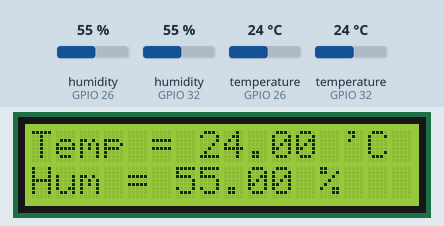
Simulated run of this sketch. Board: ESP32. Shown: 16×2 character LCD. The test bench sets the inputs (shaded band); at power-on: humidity (sensors on GPIO 26, GPIO 32) 55 %, temperature (sensors on GPIO 26, GPIO 32) 24 °C. What the sketch prints to the serial monitor is not drawn.

Above: at 1.2 s.
1.3 s: humidity (sensor on GPIO 26) set to 22 %
At 11.4 s:
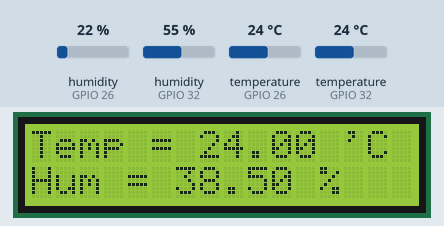
11.7 s: humidity (sensor on GPIO 32) set to 22 %
At 21.5 s:
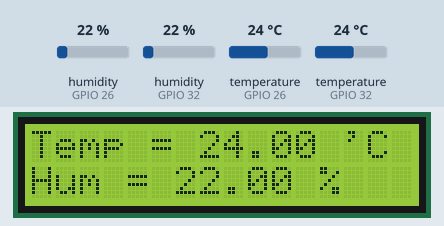
21.8 s: temperature (sensor on GPIO 26) set to 12 °C
At 31.6 s:
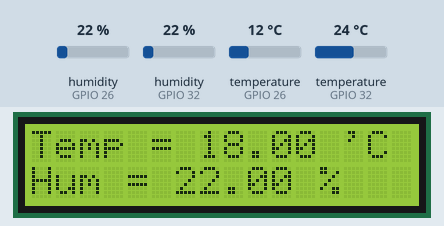
31.9 s: temperature (sensor on GPIO 32) set to 12 °C
At 41.7 s:
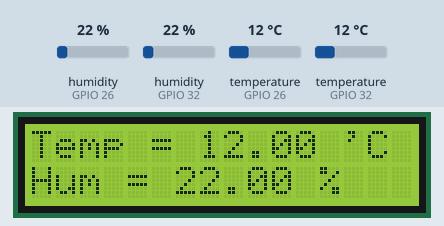
42.0 s: humidity (sensor on GPIO 26) set to 40 %
At 51.7 s:
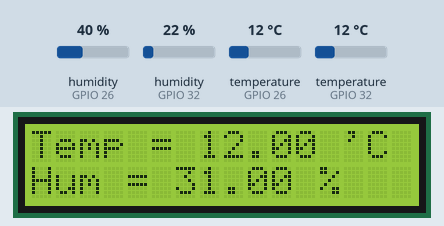
52.1 s: humidity (sensor on GPIO 32) set to 40 %
At 61.8 s:
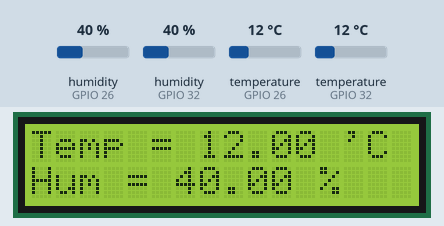
Timing chart, 0 to 63.2 s (numbered marks = the images above; inputs shaded):
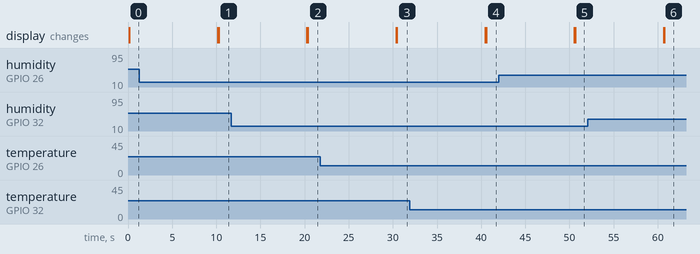

The sketch:

SLAVE1_FIX.ino
```cpp
#include "DHT.h"
#include <WiFi.h>
#include <esp_now.h>
#include <LiquidCrystal_I2C.h>

// Definisikan tipe sensor DHT
#define DHTTYPE DHT22 // Atau ganti dengan DHT22 jika menggunakan DHT22

// Pin untuk sensor DHT
#define DHTPIN1 26
#define DHTPIN2 32

LiquidCrystal_I2C LCD = LiquidCrystal_I2C(0x27, 16, 2);

// Inisialisasi sensor DHT
DHT dht1(DHTPIN1, DHTTYPE);
DHT dht2(DHTPIN2, DHTTYPE);

// mac address tujuan
uint8_t mac_addr_tujuan[] = {0xE4, 0x65, 0xB8, 0xE7, 0x05, 0x1C};

// struktur data yang diterima
typedef struct struct_message {
  char a[32];
  float b;
  float c;
} struct_message;
struct_message data_ku;

// variabel untuk jeda kirim
unsigned long waktu_sebelum, interval=2000;

// variabel peerInfo
esp_now_peer_info_t peerInfo;

// callback Jika data terkirim
void cb_terkirim(const uint8_t *mac_addr, esp_now_send_status_t status) {
  Serial.print("\r\nStatus Pengiriman: ");
  Serial.println(status == ESP_NOW_SEND_SUCCESS ? "Sukses" : "Gagal");
}

void setup() {
  Serial.begin(9600);
  Serial.println("Membaca dua sensor DHT!");

  // Memulai sensor
  dht1.begin();
  dht2.begin();

  LCD.init();
  LCD.backlight();
  LCD.setCursor(0, 0);

// mengatur esp ke mode station
  WiFi.mode(WIFI_STA);

  // inisialisasi espnow
  if (esp_now_init() != ESP_OK) {
    Serial.println("Gagal Inisialisasi espnow");
    return;
  }

  // mendaftarkan fungsi callback
  esp_now_register_send_cb(cb_terkirim);

  // Mendata Peer / Kawan
  memcpy(peerInfo.peer_addr, mac_addr_tujuan, 6);
  peerInfo.channel = 0;
  peerInfo.encrypt = false;

  // Menambahkan Peer / Kawan
  if (esp_now_add_peer(&peerInfo) != ESP_OK){
    Serial.println("Gagal Menambah Peer");
    return;
  }

}

void loop() {
  // Membaca kelembaban dan suhu dari sensor pertama
  float humidity1 = dht1.readHumidity();
  float temperature1 = dht1.readTemperature();

  // Membaca kelembaban dan suhu dari sensor kedua
  float humidity2 = dht2.readHumidity();
  float temperature2 = dht2.readTemperature();

  // Memeriksa apakah ada pembacaan yang gagal dan mencoba lagi
  if (isnan(humidity1) || isnan(temperature1) || isnan(humidity2) || isnan(temperature2)) {
    Serial.println("Gagal membaca dari sensor DHT!");
    delay(2000); // Tunggu sebelum mencoba lagi
    return;
  }

  // Tampilkan hasil pembacaan dari sensor pertama
  Serial.print("Sensor 1 - Kelembaban: ");
  Serial.print(humidity1);
  Serial.print(" %\t");
  Serial.print("Suhu: ");
  Serial.print(temperature1);
  Serial.println(" *C");

  // Tampilkan hasil pembacaan dari sensor kedua
  Serial.print("Sensor 2 - Kelembaban: ");
  Serial.print(humidity2);
  Serial.print(" %\t");
  Serial.print("Suhu: ");
  Serial.print(temperature2);
  Serial.println(" *C");

    data_ku.b = humidity1+humidity2;

    data_ku.c = temperature1+temperature2;

    // Mengirim Data
    esp_now_send(mac_addr_tujuan, (uint8_t *) &data_ku, sizeof(data_ku));

    // update waktu_sebelum
    waktu_sebelum = millis();
    LCD.setCursor(0, 0);
    LCD.print("Temp = " + String(data_ku.c/2) + " 'C");
    LCD.setCursor(0, 1);
    LCD.print("Hum = " + String(data_ku.b/2) + " %");

    delay(10000);
    LCD.clear();
     //delay 30 menit

}
```

Measured:
- after the input at 1.3 s, the display: first differs from a run without the input after 9.0 s (image 1)
- after the input at 11.7 s, the display: first differs from a run without the input after 8.7 s (image 2)
- after the input at 21.8 s, the display: first differs from a run without the input after 8.7 s (image 3)
- after the input at 31.9 s, the display: first differs from a run without the input after 8.7 s (image 4)
- after the input at 42.0 s, the display: first differs from a run without the input after 8.7 s (image 5)
- after the input at 52.1 s, the display: first differs from a run without the input after 8.6 s (image 6)
